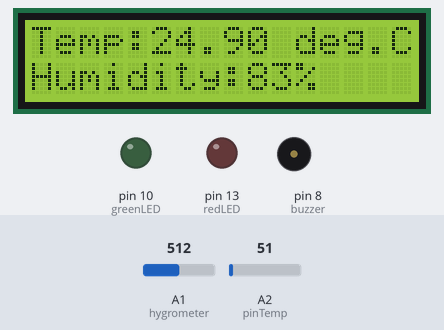
Bench run of a sketch on a simulated Arduino Uno, built with avr-gcc and run on an emulated ATmega328P. Parts: 16×2 character LCD, output pins drawn as LEDs (lit = HIGH), buzzer (waves = sounding). The inputs (shaded band) are chosen by the test bench; at power-on: A1 (hygrometer) = 512, A2 (pinTemp) = 51.

Above: at 1.2 s.
1.3 s: A1 (hygrometer) set to 539
7.5 s: A2 (pinTemp) set to 66
At 9.5 s:
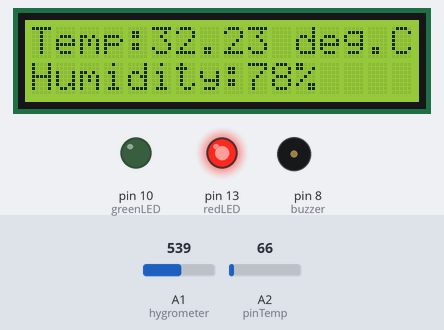
21.1 s: A2 (pinTemp) set to 75
At 34.2 s:
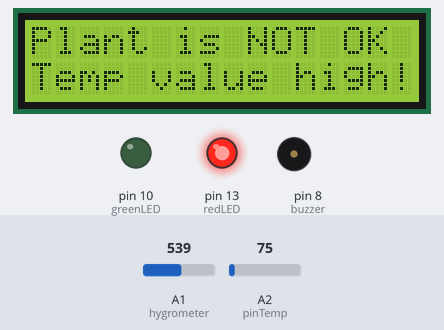
34.5 s: A1 (hygrometer) set to 511
At 42.2 s:
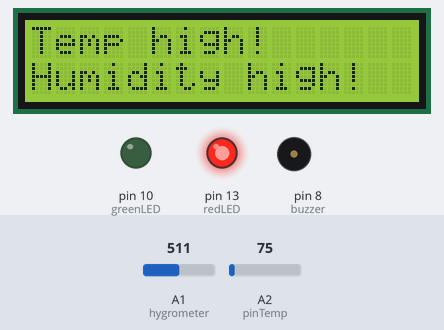
42.6 s: A2 (pinTemp) set to 15
At 50.0 s:
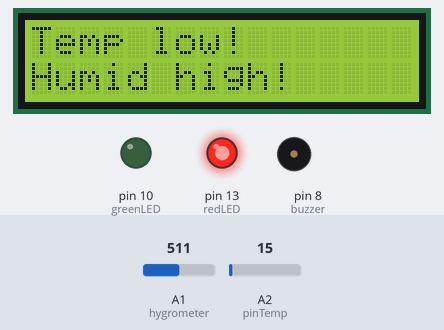
50.7 s: A1 (hygrometer) set to 716
At 57.8 s:
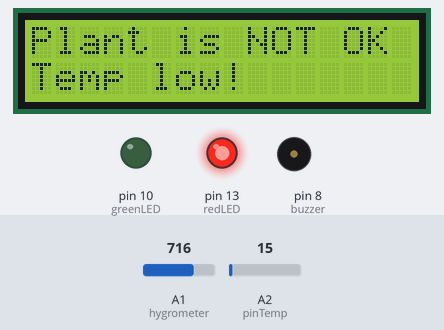
Timing chart, 0 to 59.3 s (numbered marks = the images above; inputs shaded):
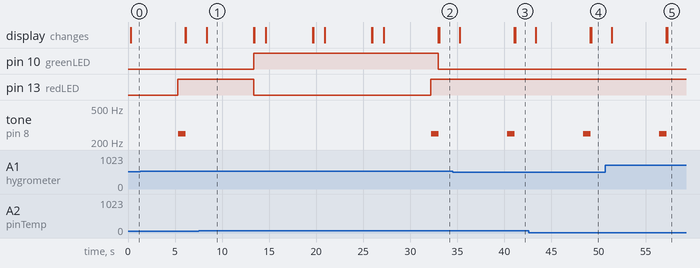

The sketch:

Proiect.ino
```cpp
#include <LiquidCrystal.h>
#define redLED 13
#define greenLED 10
const int rs = 12, en = 11, d4 = 5, d5 = 4, d6 = 3, d7 = 2;
LiquidCrystal lcd(rs, en, d4, d5, d6, d7);
int buzzer = 8;
int hygrometer = A1;
int HumidValue;
int pinTemp = A2;

void setup()
{
  pinMode (buzzer, OUTPUT);
  pinMode (redLED, OUTPUT);
  pinMode (greenLED, OUTPUT);
  pinMode (pinTemp, INPUT);
  pinMode (hygrometer, INPUT);
  lcd.begin(16,2);

}

void loop()
{
  HumidValue = analogRead(hygrometer);
  HumidValue = constrain(HumidValue, 400, 1023);
  HumidValue = map(HumidValue, 400, 1023, 100, 0);

  delay(200);

  float temp;

  int counter = 25;
  int avg = 0;
  for (int i = 0; i< counter; i++)
  {
    avg += analogRead(pinTemp);
  }
  avg = avg / counter;
  temp = avg * (5000 / 1024.0); //converting from reading into voltage
  temp = temp / 10; //converting the voltage into the temperature in degree Celsius


  lcd.clear();
  lcd.setCursor(0,0);
  lcd.print("Temp:");
  lcd.print(temp);
  lcd.print(" deg.");
  lcd.print("C");
  lcd.setCursor(0,1);
  lcd.print("Humidity:");
  lcd.print(HumidValue);
  lcd.print("%");
  delay(5000);


if (temp >= 35 & HumidValue > 80)
{
  digitalWrite (redLED, HIGH);
  digitalWrite (buzzer, HIGH);
  int i;
  for (i = 0; i<200; i++)
  {
        digitalWrite (buzzer, HIGH) ;
        delay (2) ;
        digitalWrite (buzzer, LOW) ;
        delay (2) ;
    }
    digitalWrite (greenLED, LOW);
    lcd.clear();
    lcd.begin(16,2);
    lcd.setCursor(0,0);
    lcd.print("Temp high!");
    lcd.setCursor(0,1);
    lcd.print("Humidity high!");
    delay(2000);
}
else if (temp >= 35 & HumidValue>=20 & HumidValue <=80)
  {
  digitalWrite (redLED, HIGH);
    digitalWrite (buzzer, HIGH);
    int i;
    for (i = 0; i <200; i++)
    {
        digitalWrite (buzzer, HIGH) ;
        delay (2) ;
        digitalWrite (buzzer, LOW) ;
        delay (2) ;
    }
    digitalWrite (greenLED, LOW);
    lcd.clear();
    lcd.begin(16,2);
    lcd.setCursor(0,0);
    lcd.print("Plant is NOT OK");
    lcd.setCursor(0,1);
    lcd.print("Temp value high!");
    delay(2000);
}
else if (temp >= 35 & HumidValue < 20){
  digitalWrite (redLED, HIGH);
    digitalWrite (buzzer, HIGH);
    int i;
    for (i = 0; i <200; i++)
    {
        digitalWrite (buzzer, HIGH) ;
        delay (2) ;
        digitalWrite (buzzer, LOW) ;
        delay (2) ;
    }
    digitalWrite (greenLED, LOW);
    lcd.clear();
    lcd.begin(16,2);
    lcd.setCursor(0,0);
    lcd.print("Humid low!");
    lcd.setCursor(0,1);
    lcd.print("Temp high!");
    delay(2000);
  }
else if (temp <10 & HumidValue > 80){
  digitalWrite (redLED, HIGH);
    digitalWrite (buzzer, HIGH);
    int i;
    for (i = 0; i <200; i++)
    {
        digitalWrite (buzzer, HIGH) ;
        delay (2) ;
        digitalWrite (buzzer, LOW) ;
        delay (2) ;
    }
    digitalWrite (greenLED, LOW);
    lcd.clear();
    lcd.begin(16,2);
    lcd.setCursor(0,0);
    lcd.print("Temp low!");
    lcd.setCursor(0,1);
    lcd.print("Humid high!");
    delay(2000);
}
else if (temp <10 & HumidValue < 20){
  digitalWrite (redLED, HIGH);
    digitalWrite (buzzer, HIGH);
    int i;
    for (i = 0; i <200; i++)
    {
        digitalWrite (buzzer, HIGH) ;
        delay (2) ;
        digitalWrite (buzzer, LOW) ;
        delay (2) ;
    }
    digitalWrite (greenLED, LOW);
    lcd.clear();
    lcd.begin(16,2);
    lcd.setCursor(0,0);
    lcd.print("Temp low!");
    lcd.setCursor(0,1);
    lcd.print("Humid low!");
    delay(2000);
}
else if (temp <10 & HumidValue <= 80 & HumidValue >= 20){
  digitalWrite (redLED, HIGH);
    digitalWrite (buzzer, HIGH);
    int i;
    for (i = 0; i <200; i++)
    {
        digitalWrite (buzzer, HIGH) ;
        delay (2) ;
        digitalWrite (buzzer, LOW) ;
        delay (2) ;
    }
    digitalWrite (greenLED, LOW);
    lcd.clear();
    lcd.begin(16,2);
    lcd.setCursor(0,0);
    lcd.print("Plant is NOT OK");
    lcd.setCursor(0,1);
    lcd.print("Temp low!");
    delay(2000);
}
else if (temp >= 10 & temp <35 & HumidValue > 80){
  digitalWrite (redLED, HIGH);
    digitalWrite (buzzer, HIGH);
    int i;
    for (i = 0; i <200; i++)
    {
        digitalWrite (buzzer, HIGH) ;
        delay (2) ;
        digitalWrite (buzzer, LOW) ;
        delay (2) ;
    }
    digitalWrite (greenLED, LOW);
    lcd.clear();
    lcd.begin(16,2);
    lcd.setCursor(0,0);
    lcd.print("Plant is NOT OK");
    lcd.setCursor(0,1);
    lcd.print("Humid high!");
    delay(2000);
}
else if (temp >= 10 & temp < 35 & HumidValue < 20){
    digitalWrite (redLED, HIGH);
    digitalWrite (buzzer, HIGH);
    int i;
    for (i = 0; i <200; i++)
    {
        digitalWrite (buzzer, HIGH) ;
        delay (2) ;
        digitalWrite (buzzer, LOW) ;
        delay (2) ;
    }
    digitalWrite (greenLED, LOW);
    lcd.clear();
    lcd.begin(16,2);
    lcd.setCursor(0,0);
    lcd.print("Plant is NOT OK");
    lcd.setCursor(0,1);
    lcd.print("Humid low!");
    delay(2000);
}

else
{
    digitalWrite (redLED, LOW);
    digitalWrite (buzzer, LOW);
    digitalWrite (greenLED, HIGH);
    lcd.clear();
    lcd.begin(16,2);
    lcd.setCursor(0,0);
    lcd.print("Plant is OK");
    lcd.setCursor(0,1);
    lcd.print(":)");

    delay(1000);
}
}
```

Measured:
- the behaviour switches between 71 and 72 on A2 (pinTemp) (found by bisection; images 1 and 2)
- after the input at 21.1 s, pin 10 (greenLED): HIGH → LOW after 11.9 s; pin 13 (redLED): LOW → HIGH after 11.1 s; tone on pin 8 (buzzer): silent → 249 Hz after 11.1 s, → silent 0.80 s later
- what the display in image 1 shows lasts 5.0 s, from 8.4 s to 13.4 s
